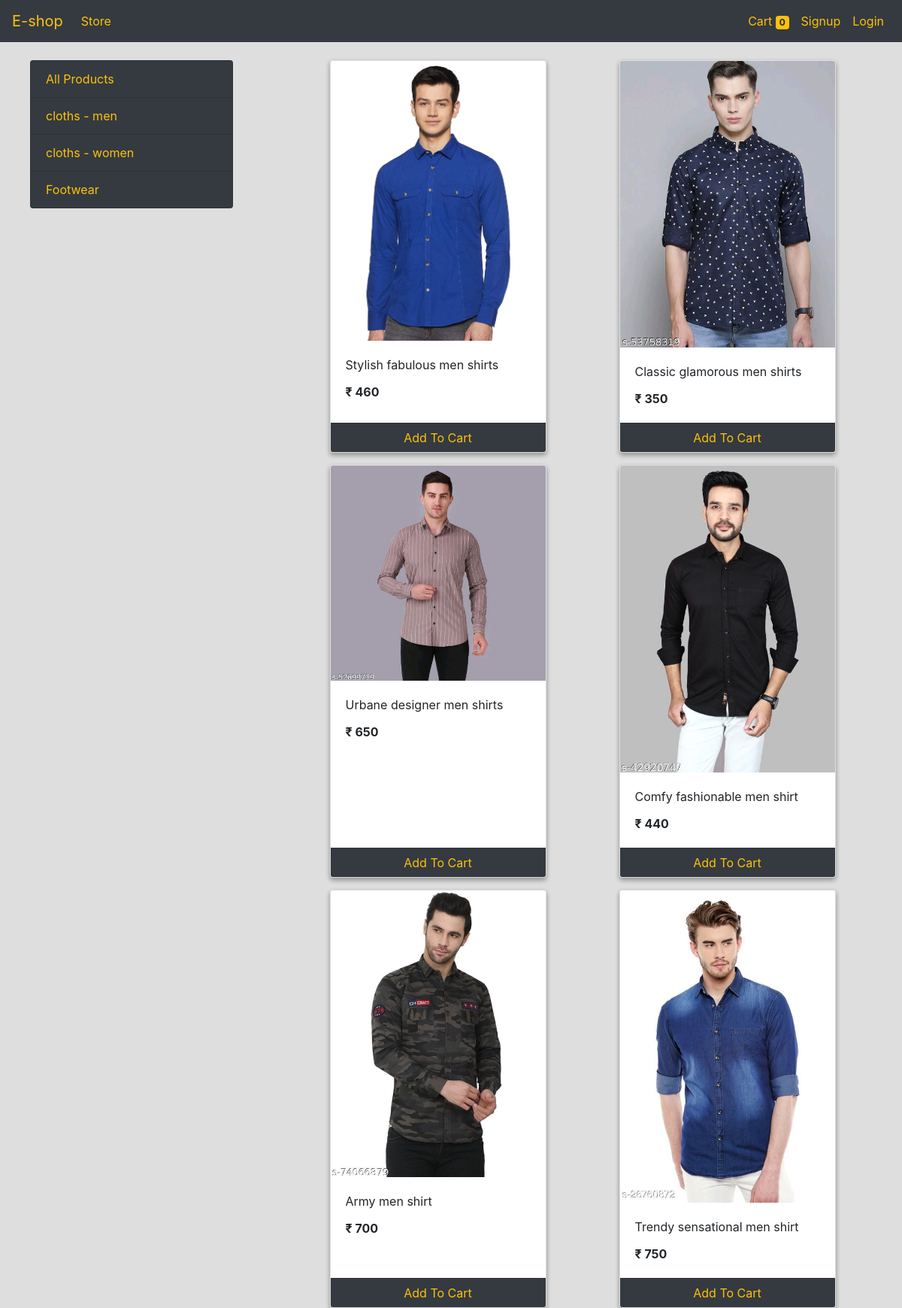
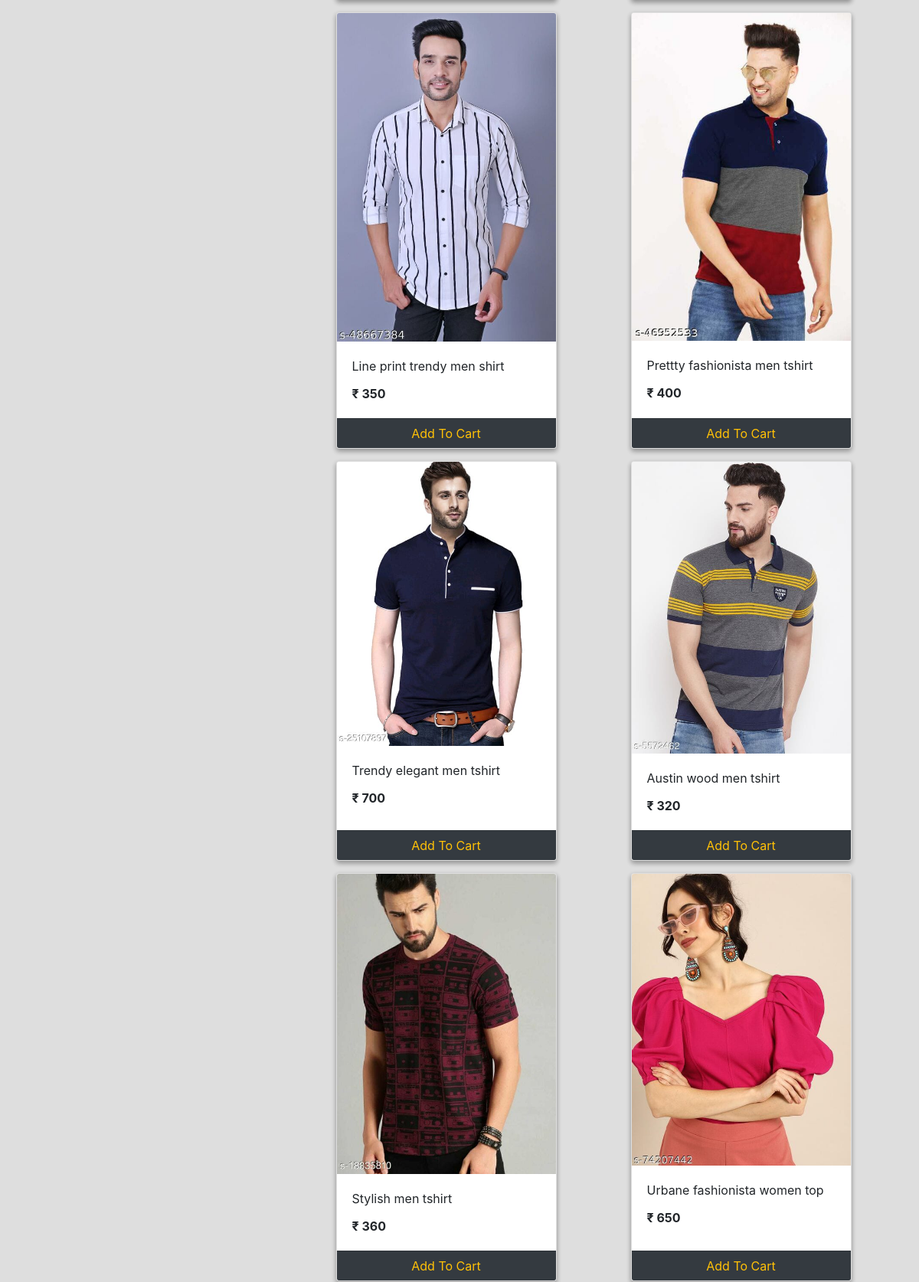
The page / (upper part) on the database its author committed (2 pictures, top to bottom).
### store/models/category.py (models this page shows, shortened)
class Category(models.Model):
    name = models.CharField(max_length=20)
    @staticmethod
    def get_all_categories():
        return Category.objects.all()

### store/models/product.py (models this page shows, shortened)
class Product(models.Model):
    name = models.CharField(max_length=50)
    price = models.IntegerField(default=0)
    category = models.ForeignKey(Category, on_delete=models.CASCADE, default=1)
    description = models.CharField(max_length=200 , default='', null='True', blank='True')
    image = models.ImageField(upload_to='uploads/products/')
    @staticmethod
    def get_all_products():
        return Product.objects.all()

### store/views/home.py (the view, shortened to what this page needs)
# urls.py: path('',Index.as_view() ,name='homepage'),
class Index(View):
    def get(self, request):
        cart = request.session.get('cart')
        if not cart:
            request.session['cart'] = {}
        products = None
        categories = Category.get_all_categories()
        categoryID = request.GET.get('category')
        if categoryID:
            products = Product.get_all_products_by_categoryid(categoryID)
        else:
            products = Product.get_all_products();
        data = {}
        data['products'] = products
        data['categories'] = categories
        print('you are :', request.session.get('email'))
        return render(request, 'index.html', data)

### store/templatetags/cart.py (called while the page is built)
@register.filter(name='is_in_cart')
def is_in_cart(product  , cart):
    keys = cart.keys()
    for id in keys:
        if int(id) == product.id:
            return True
    return False;

### store/templatetags/custom_filter.py (called while the page is built)
@register.filter(name='currency')
def currency(number):
    return "₹ "+str(number)

### store/templates/index.html (shortened to what this page needs)
{% extends 'base.html' %}
{% block content %}
{% load cart %}
{% load custom_filter %}
<div class="container-fluid" style="margin-top: 80px;">
<div class="row">
<div class="col-lg-3 mx-auto">
  <div class="list-group ">
    <a href="/" class="list-group-item list-group-item-action bg-dark text-warning">All Products</a>
    {% for category in categories %}
    <a href="/?category={{category.id}}" class="list-group-item list-group-item-action bg-dark text-warning">{{category.name}}</a>
    {% endfor %}
  </div>
</div>
<div id="products" class="col-lg-8 mx-auto">
  <div class="row mx-auto">
    {% for product in products %}
    <div class="card mx-auto mb-3" id={{product.id}} style="width: 18rem; box-shadow: rgba(0, 0, 0, 0.16) 0px 3px 6px, rgba(0, 0, 0, 0.23) 0px 3px 6px;">
      <img class="card-img-top" src="{{product.image.url}}" alt="Card image cap">
      <div class="card-body">
        <p class="card-title">{{product.name}}</p>
        <p class="card-text"><b>{{product.price|currency}}</b></p>
      </div>
      <div class="card-footer bg-dark p-0 no-gutters">
        {% if product|is_in_cart:request.session.cart %}
        <div class="row no-gutters" >
          <form action="/#{{product.id}}" method="POST" class="col-2">
            {% csrf_token %}
            <input hidden type="text" name="product" value="{{product.id}}">
            <input hidden type="text" name="remove" value="True">
            <input type="submit" value=" - " class=" btn btn-block btn-dark text-warning">
          </form>
          <div class="text-center bg-dark text-warning col" style="padding-top: 4px;">{{product|cart_quantity:request.session.cart}} in Cart</div>
          <form action="/#{{product.id}}" method="POST" class="col-2">
            {% csrf_token %}
            <input hidden type="text" name="product" value="{{product.id}}">
            <input type="submit" value=" + " class=" btn btn-block btn-dark text-warning">
          </form>
        </div>
        {% else %}
        <form action="/#{{product.id}}" method="POST" class="btn-block">
          <input type="submit" class="btn btn-dark text-warning  form-control" value="Add To Cart">
        </form>
        {% endif %}
    </div>
    </div>
    {% endfor %}
  </div>
</div>
</div>
</div>
{% endblock %}

### store/templates/base.html (shortened to what this page needs)
<!doctype html>
<html lang="en">
  <head>
    <link rel="stylesheet" href="https://cdn.jsdelivr.net/npm/bootstrap@4.0.0/dist/css/bootstrap.min.css">
  </head>
  <body style="background-color: rgb(222, 222, 222);">
<nav class="navbar navbar-expand-lg navbar-light bg-dark fixed-top" >
  <a class="navbar-brand text-warning" href="/">E-shop</a>
  <div class="collapse navbar-collapse" id="navbarSupportedContent">
    <ul class="navbar-nav mr-auto">
      <li class="nav-item active">
        <a class="nav-link text-warning" href="#">Store <span class="sr-only">(current)</span></a>
      </li>
    </ul>
    <ul class="navbar-nav my-2 my-lg-0">
      <li class="nav-item ">
        <a class="nav-link text-warning" href="/cart">Cart <span class="badge badge-warning">{{request.session.cart.keys|length}}</span> <span class="sr-only">(current)</span></a>
      </li>
      {% if request.session.customer %}
      <li class="nav-item ">
        <a class="nav-link text-warning" href="/orders">Orders<span class="sr-only">(current)</span></a>
      </li>
      <li class="nav-item ">
        <a class="nav-link text-warning" href="/logout">Logout<span class="sr-only">(current)</span></a>
      </li>
      {% else %}
      <li class="nav-item ">
        <a class="nav-link text-warning" href="/signup">Signup<span class="sr-only">(current)</span></a>
      </li>
      <li class="nav-item ">
        <a class="nav-link text-warning" href="/login">Login<span class="sr-only">(current)</span></a>
      </li>
      {% endif %}
    </ul>
  </div>
</nav>
{% block content %}{% endblock %}
  </body>
</html>

### rows shown on the page
Category: name "cloths - men"
Category: name "cloths - women"
Category: name "Footwear"
Product: image (picture), name "Stylish fabulous men shirts", price "₹ 460"
Product: image (picture), name "Classic glamorous men shirts", price "₹ 350"
Product: image (picture), name "Urbane designer men shirts", price "₹ 650"
Product: image (picture), name "Comfy fashionable men shirt", price "₹ 440"
Product: image (picture), name "Army men shirt", price "₹ 700"
Product: image (picture), name "Trendy sensational men shirt", price "₹ 750"
Product: image (picture), name "Line print trendy men shirt", price "₹ 350"
Product: image (picture), name "Prettty fashionista men tshirt", price "₹ 400"
Product: image (picture), name "Trendy elegant men tshirt", price "₹ 700"
Product: image (picture), name "Austin wood men tshirt", price "₹ 320"
Product: image (picture), name "Stylish men tshirt", price "₹ 360"
Product: image (picture), name "Urbane fashionista women top", price "₹ 650"

### other values the page prints
{{ request.session.cart.keys|length }} "0"
